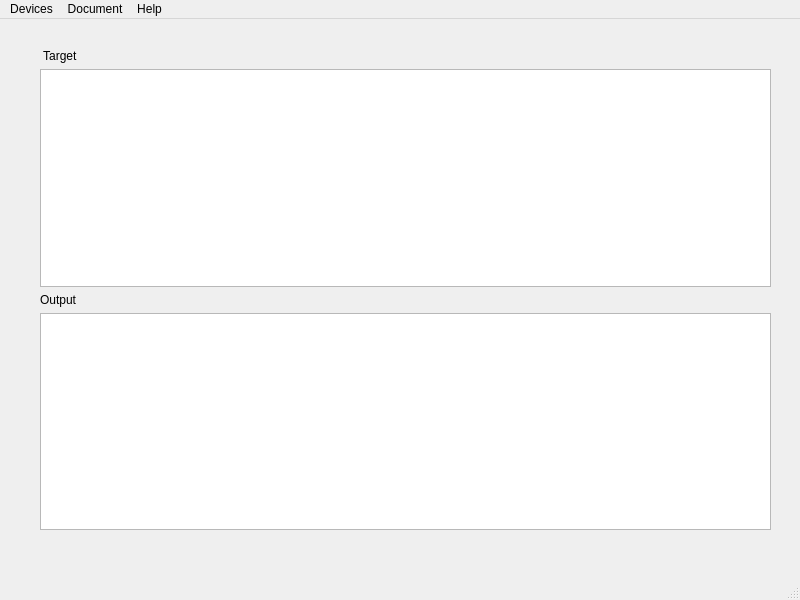
<?xml version="1.0" encoding="UTF-8"?>
<ui version="4.0">
 <class>RouterScanMainWindow</class>
 <widget class="QMainWindow" name="RouterScanMainWindow">
  <property name="geometry">
   <rect>
    <x>0</x>
    <y>0</y>
    <width>800</width>
    <height>600</height>
   </rect>
  </property>
  <property name="windowTitle">
   <string>Router Scanner</string>
  </property>
  <widget class="QWidget" name="centralwidget">
   <widget class="QWidget" name="layoutWidget">
    <property name="geometry">
     <rect>
      <x>40</x>
      <y>30</y>
      <width>731</width>
      <height>481</height>
     </rect>
    </property>
    <layout class="QVBoxLayout" name="verticalLayout_3">
     <item>
      <layout class="QVBoxLayout" name="verticalLayout">
       <item>
        <widget class="QLabel" name="label">
         <property name="text">
          <string> Target</string>
         </property>
        </widget>
       </item>
       <item>
        <widget class="QTextBrowser" name="textBrowserTarget"/>
       </item>
      </layout>
     </item>
     <item>
      <layout class="QVBoxLayout" name="verticalLayout_2">
       <item>
        <widget class="QLabel" name="label_2">
         <property name="text">
          <string>Output</string>
         </property>
        </widget>
       </item>
       <item>
        <widget class="QTextBrowser" name="textBrowserOutput"/>
       </item>
      </layout>
     </item>
    </layout>
   </widget>
  </widget>
  <widget class="QMenuBar" name="menubar">
   <property name="geometry">
    <rect>
     <x>0</x>
     <y>0</y>
     <width>800</width>
     <height>27</height>
    </rect>
   </property>
   <widget class="QMenu" name="menuDevices">
    <property name="title">
     <string>Devices</string>
    </property>
    <widget class="QMenu" name="menuMikroTik">
     <property name="title">
      <string>MikroTik</string>
     </property>
     <widget class="QMenu" name="menuCVE_2018_14847">
      <property name="title">
       <string>CVE_2018_14847</string>
      </property>
      <widget class="QMenu" name="menuUtilization">
       <property name="title">
        <string>Utilization</string>
       </property>
       <addaction name="actionVPNCVE_2018_14847"/>
      </widget>
      <addaction name="actionExploitCVE_2018_14847"/>
      <addaction name="menuUtilization"/>
     </widget>
     <addaction name="menuCVE_2018_14847"/>
    </widget>
    <widget class="QMenu" name="menuFortinet">
     <property name="title">
      <string>Fortinet</string>
     </property>
     <widget class="QMenu" name="menuCVE_2018_13379">
      <property name="title">
       <string>CVE_2018_13379</string>
      </property>
      <addaction name="actionExploitCVE_2018_13379"/>
     </widget>
     <addaction name="menuCVE_2018_13379"/>
    </widget>
    <widget class="QMenu" name="menuCitrix">
     <property name="title">
      <string>Citrix</string>
     </property>
     <widget class="QMenu" name="menuCVE_2019_19781">
      <property name="title">
       <string>CVE_2019_19781</string>
      </property>
      <addaction name="actionExploitCVE_2019_19781"/>
      <addaction name="actionRCECVE_2019_19781"/>
     </widget>
     <addaction name="menuCVE_2019_19781"/>
    </widget>
    <addaction name="menuMikroTik"/>
    <addaction name="menuFortinet"/>
    <addaction name="menuCitrix"/>
   </widget>
   <widget class="QMenu" name="menuDocument">
    <property name="title">
     <string>Document</string>
    </property>
    <addaction name="actionDocument"/>
    <addaction name="actionAPIs"/>
    <addaction name="actionUsage"/>
   </widget>
   <widget class="QMenu" name="menuHelp">
    <property name="title">
     <string>Help</string>
    </property>
    <addaction name="actionHelp"/>
    <addaction name="actionContact"/>
   </widget>
   <addaction name="menuDevices"/>
   <addaction name="menuDocument"/>
   <addaction name="menuHelp"/>
  </widget>
  <widget class="QStatusBar" name="statusbar"/>
  <action name="actionHelp">
   <property name="text">
    <string>Help</string>
   </property>
  </action>
  <action name="actionContact">
   <property name="text">
    <string>Contact</string>
   </property>
  </action>
  <action name="actionAPIs">
   <property name="text">
    <string>APIs</string>
   </property>
  </action>
  <action name="actionDocument">
   <property name="text">
    <string>Document</string>
   </property>
  </action>
  <action name="actionUsage">
   <property name="text">
    <string>Usage</string>
   </property>
  </action>
  <action name="actionExploitCVE_2018_14847">
   <property name="text">
    <string>Exploit</string>
   </property>
  </action>
  <action name="actionExploitCVE_2018_13379">
   <property name="text">
    <string>Exploit</string>
   </property>
  </action>
  <action name="actionVPNCVE_2018_14847">
   <property name="text">
    <string>VPN</string>
   </property>
  </action>
  <action name="actionExp">
   <property name="text">
    <string>Exploit</string>
   </property>
  </action>
  <action name="actionExploitCVE_2019_19781">
   <property name="text">
    <string>Exploit</string>
   </property>
  </action>
  <action name="actionRCECVE_2019_19781">
   <property name="text">
    <string>RCE</string>
   </property>
  </action>
 </widget>
 <resources/>
 <connections/>
</ui>
